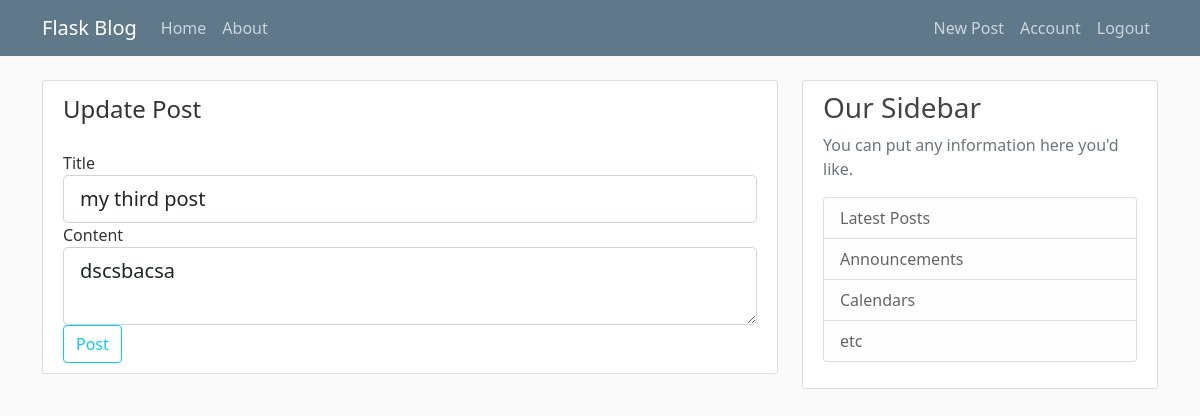
The app's page /post/4/update (signed in), older data.
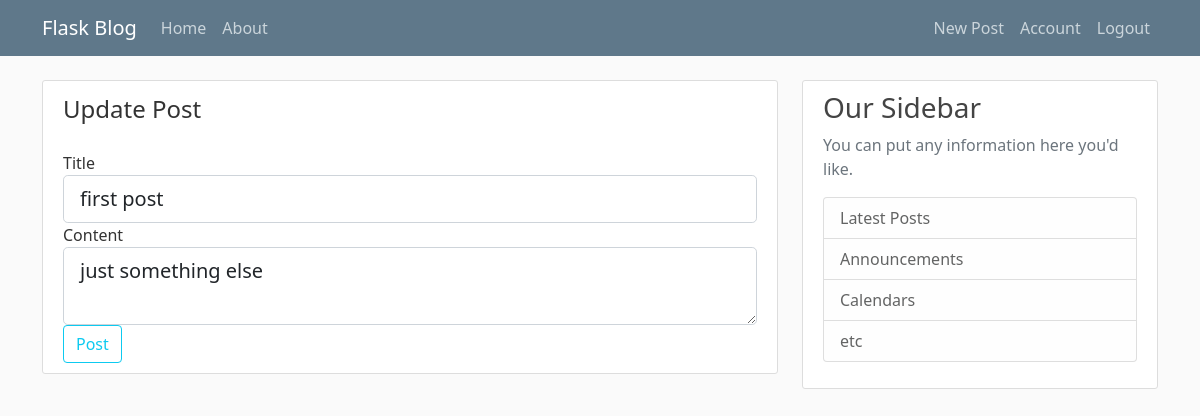
The same page, newer data.
### flask_blog/models.py (models this page shows, shortened)
class Post(db.Model):
    id = db.Column(db.Integer, primary_key=True)
    title = db.Column(db.String(100), nullable=False)
    date_posted = db.Column(db.DateTime, nullable=False, default=datetime.utcnow)
    content = db.Column(db.Text, nullable=False)
    user_id = db.Column(db.Integer, db.ForeignKey("user.id"), nullable=False)

### flask_blog/routes.py (the view)
@app.route("/post/<int:post_id>/update", methods=["GET", "POST"])
@login_required
def update_post(post_id):
    post = Post.query.get_or_404(post_id)
    if post.Author != current_user:
        abort(403)
    form = PostForm()
    if form.validate_on_submit():
        post.title = form.title.data
        post.content = form.content.data
        db.session.commit()
        flash("Post Updated", "success")
        return redirect(url_for("post", post_id=post.id))
    elif request.method == "GET":
        form.title.data = post.title
        form.content.data = post.content
    return render_template("create_post.html", title="Update_Post", form=form, legend="Update Post")

### flask_blog/forms.py
class PostForm(FlaskForm):
    title = StringField("Title", validators=[DataRequired()])
    content = TextAreaField("Content", validators=[DataRequired()])
    submit = SubmitField("Post")

### flask_blog/models.py (called while the page is built)
@login_manager.user_loader
def load_user(user_id):
    return User.query.get(int(user_id))

### flask_blog/templates/create_post.html (shortened to what this page needs)
{% extends "base.html" %}
{% block body %}
<div class="content-section">
    <form method="POST", action ="">
        <fieldset class="form-group">
            <legend class="border-bootom mb-4"> {{legend}}</legend>
            <div class="form-group">
                {{form.title.label(class="form-control-label")}}
                {% if form.title.errors %}
                {{form.title(class="form-control form-control-lg is-invalid")}}
                <div class="invalid-feedback">
                  {%for errors in form.title.errors%}
                         <span>{{errors}}</span>
                  {% endfor %}
                </div>
                {% else %}
                {{form.title(class="form-control form-control-lg")}}
                  {% endif %}
        </div>
            <div class="form-group">
                {{form.content.label(class="form-control-label")}}
                {% if form.content.errors %}
                {{form.content(class="form-control form-control-lg is-invalid")}}
                <div class="invalid-feedback">
                  {%for errors in form.content.errors%}
                         <span>{{errors}}</span>
                  {% endfor %}
                </div>
                 {% else %}
                    {{form.content(class="form-control form-control-lg")}}
                    {% endif %}
        </div>
        </fieldset>
        <div class="form-group">
            {{form.submit(class="btn btn-outline-info")}}
        </div>
        </div>
{% endblock body %}

Row changes from the older to the newer data that the page shows:
changed Post: title "my third post" → "first post"; content "dscsbacsa" → "just something else"
